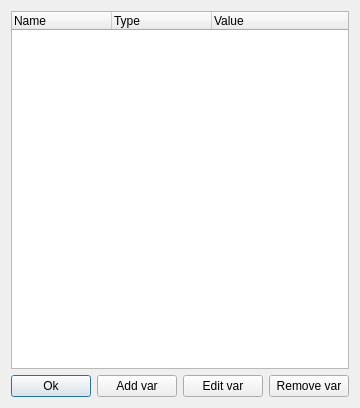
<?xml version="1.0" encoding="UTF-8"?>
<ui version="4.0">
 <class>VariablesWindow</class>
 <widget class="QDialog" name="VariablesWindow">
  <property name="geometry">
   <rect>
    <x>0</x>
    <y>0</y>
    <width>338</width>
    <height>408</height>
   </rect>
  </property>
  <property name="windowTitle">
   <string>VariablesWindow</string>
  </property>
  <property name="locale">
   <locale language="English" country="UnitedStates"/>
  </property>
  <layout class="QVBoxLayout" name="verticalLayout">
   <item>
    <widget class="QTreeWidget" name="varsWidget">
     <property name="rootIsDecorated">
      <bool>false</bool>
     </property>
     <column>
      <property name="text">
       <string>Name</string>
      </property>
     </column>
     <column>
      <property name="text">
       <string>Type</string>
      </property>
     </column>
     <column>
      <property name="text">
       <string>Value</string>
      </property>
     </column>
    </widget>
   </item>
   <item>
    <layout class="QHBoxLayout" name="horizontalLayout">
     <item>
      <widget class="QPushButton" name="okButton">
       <property name="text">
        <string>Ok</string>
       </property>
      </widget>
     </item>
     <item>
      <widget class="QPushButton" name="addButton">
       <property name="text">
        <string>Add var</string>
       </property>
      </widget>
     </item>
     <item>
      <widget class="QPushButton" name="editButton">
       <property name="text">
        <string>Edit var</string>
       </property>
      </widget>
     </item>
     <item>
      <widget class="QPushButton" name="removeButton">
       <property name="text">
        <string>Remove var</string>
       </property>
      </widget>
     </item>
    </layout>
   </item>
  </layout>
 </widget>
 <layoutdefault spacing="6" margin="11"/>
 <resources/>
 <connections/>
</ui>
